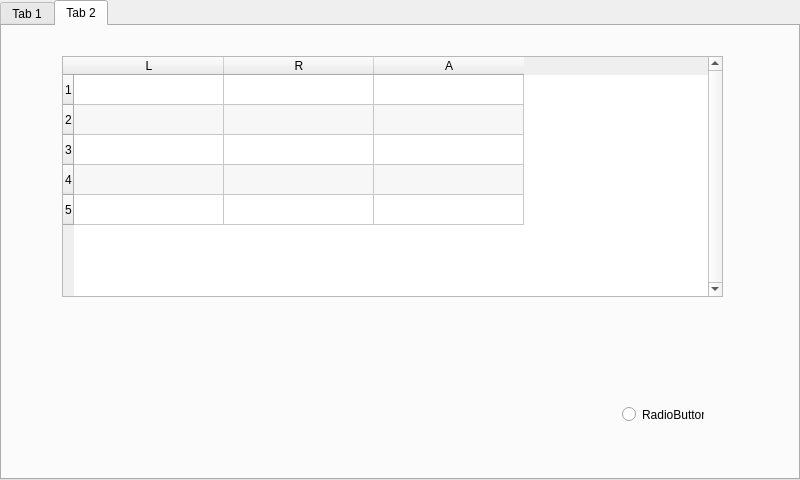
<?xml version="1.0" encoding="UTF-8"?>
<ui version="4.0">
 <class>MainWindow</class>
 <widget class="QMainWindow" name="MainWindow">
  <property name="geometry">
   <rect>
    <x>0</x>
    <y>0</y>
    <width>800</width>
    <height>480</height>
   </rect>
  </property>
  <property name="minimumSize">
   <size>
    <width>800</width>
    <height>480</height>
   </size>
  </property>
  <property name="maximumSize">
   <size>
    <width>800</width>
    <height>480</height>
   </size>
  </property>
  <property name="windowTitle">
   <string>MainWindow</string>
  </property>
  <widget class="QWidget" name="centralwidget">
   <widget class="QTabWidget" name="tabWidget">
    <property name="geometry">
     <rect>
      <x>0</x>
      <y>0</y>
      <width>800</width>
      <height>480</height>
     </rect>
    </property>
    <property name="minimumSize">
     <size>
      <width>800</width>
      <height>480</height>
     </size>
    </property>
    <property name="maximumSize">
     <size>
      <width>800</width>
      <height>480</height>
     </size>
    </property>
    <property name="currentIndex">
     <number>1</number>
    </property>
    <widget class="QWidget" name="tab">
     <attribute name="title">
      <string>Tab 1</string>
     </attribute>
     <widget class="QPushButton" name="pushButton">
      <property name="geometry">
       <rect>
        <x>330</x>
        <y>140</y>
        <width>75</width>
        <height>23</height>
       </rect>
      </property>
      <property name="text">
       <string>PushButton</string>
      </property>
     </widget>
     <widget class="QPushButton" name="pushButton2">
      <property name="geometry">
       <rect>
        <x>170</x>
        <y>70</y>
        <width>131</width>
        <height>71</height>
       </rect>
      </property>
      <property name="text">
       <string>PushButton 234</string>
      </property>
     </widget>
     <widget class="QCommandLinkButton" name="commandLinkButton">
      <property name="enabled">
       <bool>false</bool>
      </property>
      <property name="geometry">
       <rect>
        <x>220</x>
        <y>280</y>
        <width>172</width>
        <height>41</height>
       </rect>
      </property>
      <property name="text">
       <string>CommandLinkButton</string>
      </property>
      <property name="checkable">
       <bool>true</bool>
      </property>
     </widget>
     <widget class="QPushButton" name="pushButton_2">
      <property name="geometry">
       <rect>
        <x>560</x>
        <y>320</y>
        <width>161</width>
        <height>131</height>
       </rect>
      </property>
      <property name="text">
       <string>PushButton</string>
      </property>
     </widget>
     <widget class="QDoubleSpinBox" name="doubleSpinBox">
      <property name="geometry">
       <rect>
        <x>520</x>
        <y>110</y>
        <width>141</width>
        <height>91</height>
       </rect>
      </property>
     </widget>
     <widget class="QLCDNumber" name="lcdNumber">
      <property name="geometry">
       <rect>
        <x>10</x>
        <y>360</y>
        <width>211</width>
        <height>81</height>
       </rect>
      </property>
      <property name="smallDecimalPoint">
       <bool>false</bool>
      </property>
      <property name="segmentStyle">
       <enum>QLCDNumber::Filled</enum>
      </property>
      <property name="value" stdset="0">
       <double>10.539999999999999</double>
      </property>
      <property name="intValue" stdset="0">
       <number>11</number>
      </property>
     </widget>
    </widget>
    <widget class="QWidget" name="tab_2">
     <attribute name="title">
      <string>Tab 2</string>
     </attribute>
     <widget class="QRadioButton" name="radioButton">
      <property name="geometry">
       <rect>
        <x>620</x>
        <y>380</y>
        <width>82</width>
        <height>17</height>
       </rect>
      </property>
      <property name="text">
       <string>RadioButton</string>
      </property>
     </widget>
     <widget class="QTableWidget" name="tableWidget">
      <property name="geometry">
       <rect>
        <x>60</x>
        <y>30</y>
        <width>661</width>
        <height>241</height>
       </rect>
      </property>
      <property name="verticalScrollBarPolicy">
       <enum>Qt::ScrollBarAlwaysOn</enum>
      </property>
      <property name="horizontalScrollBarPolicy">
       <enum>Qt::ScrollBarAlwaysOff</enum>
      </property>
      <property name="alternatingRowColors">
       <bool>true</bool>
      </property>
      <property name="selectionMode">
       <enum>QAbstractItemView::NoSelection</enum>
      </property>
      <property name="showGrid">
       <bool>true</bool>
      </property>
      <property name="rowCount">
       <number>5</number>
      </property>
      <property name="columnCount">
       <number>3</number>
      </property>
      <attribute name="horizontalHeaderDefaultSectionSize">
       <number>150</number>
      </attribute>
      <row/>
      <row/>
      <row/>
      <row/>
      <row/>
      <column>
       <property name="text">
        <string>L</string>
       </property>
      </column>
      <column>
       <property name="text">
        <string>R</string>
       </property>
      </column>
      <column>
       <property name="text">
        <string>A</string>
       </property>
      </column>
     </widget>
    </widget>
   </widget>
  </widget>
 </widget>
 <resources/>
 <connections>
  <connection>
   <sender>pushButton</sender>
   <signal>clicked()</signal>
   <receiver>radioButton</receiver>
   <slot>toggle()</slot>
   <hints>
    <hint type="sourcelabel">
     <x>369</x>
     <y>194</y>
    </hint>
    <hint type="destinationlabel">
     <x>422</x>
     <y>211</y>
    </hint>
   </hints>
  </connection>
  <connection>
   <sender>pushButton_2</sender>
   <signal>clicked()</signal>
   <receiver>commandLinkButton</receiver>
   <slot>toggle()</slot>
   <hints>
    <hint type="sourcelabel">
     <x>642</x>
     <y>407</y>
    </hint>
    <hint type="destinationlabel">
     <x>307</x>
     <y>322</y>
    </hint>
   </hints>
  </connection>
 </connections>
</ui>
